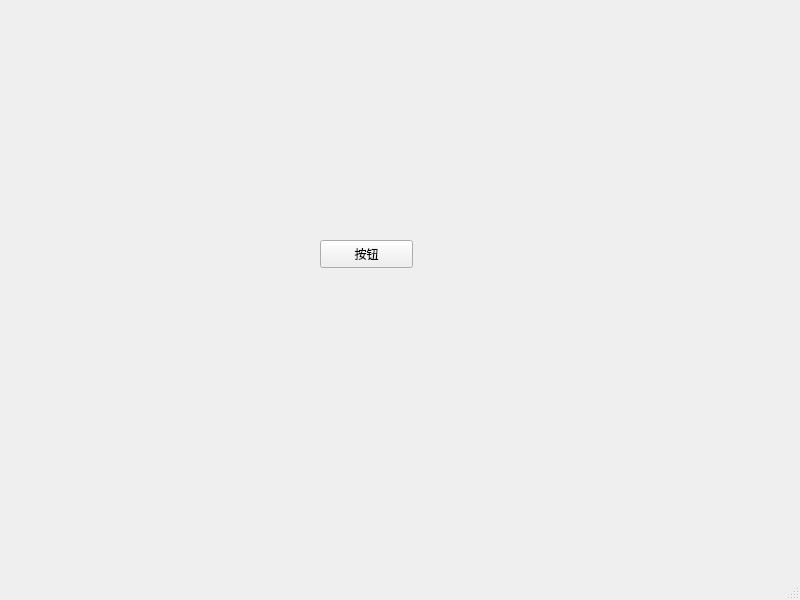
<?xml version="1.0" encoding="UTF-8"?>
<ui version="4.0">
 <class>MainWindow</class>
 <widget class="QMainWindow" name="MainWindow">
  <property name="geometry">
   <rect>
    <x>0</x>
    <y>0</y>
    <width>800</width>
    <height>600</height>
   </rect>
  </property>
  <property name="windowTitle">
   <string>MainWindow</string>
  </property>
  <widget class="QWidget" name="centralwidget">
   <widget class="QPushButton" name="pushButton">
    <property name="geometry">
     <rect>
      <x>320</x>
      <y>240</y>
      <width>93</width>
      <height>28</height>
     </rect>
    </property>
    <property name="text">
     <string>按钮</string>
    </property>
   </widget>
  </widget>
  <widget class="QMenuBar" name="menubar">
   <property name="geometry">
    <rect>
     <x>0</x>
     <y>0</y>
     <width>800</width>
     <height>26</height>
    </rect>
   </property>
  </widget>
  <widget class="QStatusBar" name="statusbar"/>
 </widget>
 <resources/>
 <connections/>
</ui>
